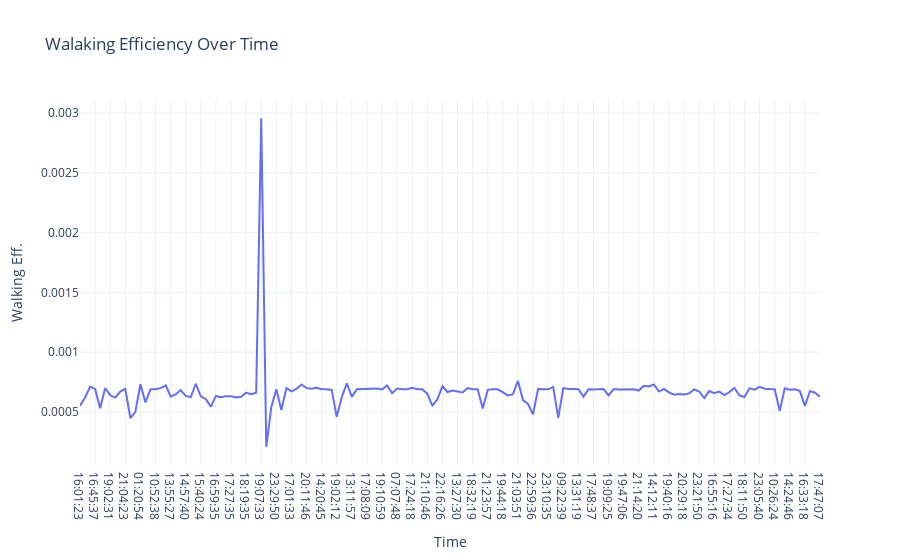

Here is the notebook cell this chart was saved with:
### Markdown cell above
# Calculate Walking Efficiency :

### Code cell
data["Walking Eff."] = data["Distance"]/data["Step Count"]
fig5 = px.line(data,x = "Time", y = "Walking Eff.", title = "Walaking Efficiency Over Time")
fig5.show()

### Figure 1 — Plotly figure (JSON) as saved in the notebook; plotly's stock layout.template omitted (floating-point values rounded to 4 significant figures; data arrays with more than 128 entries replaced by an {"elided": "..."} marker saying what was removed)
{"data": [{"hovertemplate": "Time=%{x}<br>Walking Eff.=%{y}<extra></extra>", "legendgroup": "", "line": {"color": "#636efa", "dash": "solid"}, "marker": {"symbol": "circle"}, "mode": "lines", "name": "", "orientation": "v", "showlegend": false, "type": "scatter", "x": {"elided": "149 str values"}, "xaxis": "x", "y": {"elided": "149 float values"}, "yaxis": "y"}], "layout": {"legend": {"tracegroupgap": 0}, "title": {"text": "Walaking Efficiency Over Time"}, "xaxis": {"anchor": "y", "domain": [0, 1], "title": {"text": "Time"}}, "yaxis": {"anchor": "x", "domain": [0, 1], "title": {"text": "Walking Eff."}}}}
